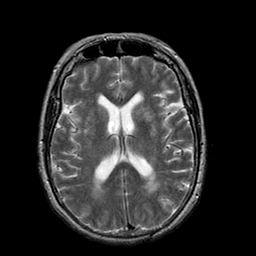
%> input picture images/G01_MR_T2.png, 256 x 256 px, given in place of G01_CT.png, which was not available
$ octave main_1_GV_Image_Fusion_Max.m   (GNU Octave 9; MATLAB toolbox functions it lacks are replaced by stand-ins)
%> lines starting %> are read from the running program, lines starting %| are printed output that depends on the picture; pictures that were not available may be replaced by others from this repository, and a replacement may not be noted
### functions/fn_cloneStandard.m
function [clone_standard] = fn_cloneStandard(U1, ROI_BW, ROI_U2, pos)
[rU, cU, hU] = size(U1);
[row, col] = size(ROI_BW);
clone_standard = U1;
for r=1:row
    for c=1:col
        for channel=1:hU %RGB
            if ROI_BW(r,c)==1
                clone_standard(pos(1)+r-1, pos(2)+c-1, channel) = ROI_U2(r,c,channel);
            end
        end
    end
end
figure, imshow(uint8(clone_standard)); title('cloning: standard edition');

### functions/fn_fusion_GV_max.m
function weightedFusionDel = fn_fusion_GV_max(U1, ROI_BW, ROI_U2, pos)

[rU, cU, hU] = size(U1);
[rROI, cROI] = size(ROI_BW); sizeROI = rROI*cROI*hU;
ROI_U1 = double(U1(pos(1):pos(1)+rROI-1, pos(2):pos(2)+cROI-1, :));
ROI_U2 = double(ROI_U2);

G_ROI_U1 = zeros(size(ROI_U1)); G_ROI_U2 = zeros(size(ROI_U2));
filterForward=[0 -1 1]; filterBackward = [-1 1 0];
for channel = 1:hU
    Gx_ROI_U1(:,:,channel) = conv2(ROI_U1(:,:,channel),filterForward(end:-1:1),'same');
    Gy_ROI_U1(:,:,channel) = conv2(ROI_U1(:,:,channel),filterForward(end:-1:1)','same');
    Gx_ROI_U2(:,:,channel) = conv2(ROI_U2(:,:,channel),filterForward(end:-1:1),'same');
    Gy_ROI_U2(:,:,channel) = conv2(ROI_U2(:,:,channel),filterForward(end:-1:1)','same');
end

%% fusion method

maxAbsX =  max(abs(Gx_ROI_U1) , abs(Gx_ROI_U2));
Gx_ROI_U = maxAbsX.*sign(Gx_ROI_U1).*(abs(Gx_ROI_U1)>abs(Gx_ROI_U2)) + maxAbsX.*sign(Gx_ROI_U2).*(abs(Gx_ROI_U1)<abs(Gx_ROI_U2));

maxAbsY =  max(abs(Gy_ROI_U1 ), abs(Gy_ROI_U2));
Gy_ROI_U = maxAbsY.*sign(Gy_ROI_U1).*(abs(Gy_ROI_U1)>abs(Gy_ROI_U2)) + maxAbsY.*sign(Gy_ROI_U2).*(abs(Gy_ROI_U1)<abs(Gy_ROI_U2));

%% making Laplace from gradients
for channel = 1:hU
    Gxx_ROI_U(:,:,channel) = conv2(Gx_ROI_U(:,:,channel),filterBackward(end:-1:1),'same');
    Gyy_ROI_U(:,:,channel) = conv2(Gy_ROI_U(:,:,channel),filterBackward(end:-1:1)','same');
end
Laplace_ROI_U = Gxx_ROI_U + Gyy_ROI_U;

%% Del iterative Solver
%errMax = fix(rROI*cROI/1000);
mseMax=1e-2;
MSE=mseMax+1;

%ROI_temp=ROI_U1;
%ROI_temp = max(ROI_U1,ROI_U2);
ROI_temp = (ROI_U1.^4 + ROI_U2.^4) ./ (ROI_U1.^3 + ROI_U2.^3+eps);

iteration=1;
disp('iteration:     MSE:     min:     max:');
while ((MSE>mseMax) && (iteration<33))
    for r=3:rROI-2
        for c=3:cROI-2
            if ROI_BW(r,c)==1

                ROI_temp(r,c,:) = 0.25*(  ROI_temp(r-1,c,:)+ROI_temp(r+1,c,:)+ROI_temp(r,c-1,:)+ROI_temp(r,c+1,:)  - Laplace_ROI_U(r,c,:) );

            end
        end
    end
    ROI_temp(ROI_temp>255)=255; ROI_temp(ROI_temp<0)=0;

    MSE = sum(sum(sum(ROI_temp - ROI_U1).^2))/sizeROI;
    disp([num2str(iteration), ':  ', num2str(MSE), '  ', num2str(min(min(min(ROI_temp)))), '  ', num2str(max(max(max(ROI_temp))))   ]);
    ROI_U1 = ROI_temp;
    iteration = iteration+1;
    if (log2(iteration)==fix(log2(iteration)))
        figure, imshow(uint8(ROI_U1),[]);title(['iteration: ',num2str(iteration)]);
        %imwrite( uint8(ROI_U1), strcat(cd,'/functions/it',num2str(iteration),'.png'));
    end
end
%ROI_U1 = uint8(ROI_U1);
figure, imshow(uint8(ROI_U1));
%% importing to the image
weightedFusionDel = U1;
for r=1:rROI
    for c=1:cROI
        for channel=1:hU %RGB
            if ROI_BW(r,c)==1
                weightedFusionDel(pos(1)+r-1, pos(2)+c-1, channel) = ROI_U1(r,c,channel);
            end
        end
    end
end
figure, imshow(uint8(weightedFusionDel)); title('weighted Fusion: Del edition');


end

### main_1_GV_Image_Fusion_Max.m
clc
clear
close all
addpath(strcat(pwd,'/functions'));
addpath(strcat(pwd,'/images'));

%%
sourceImages = {'G01' 'CT' 'MR_T2' ; 'G02' 'CT' 'MR_T2' ; 'G03' 'MR_T1' 'MR_T2' ; 'G04' 'MR_T1' 'MR_T2' ; ...
    'G05' 'CT' 'MR' ; 'G06' 'CT' 'MR' ; 'G07' 'CT' 'MR' ; 'G08' 'CT' 'MR' ; ...
    'G09' 'CT' 'MR_T2' ; 'G10' 'MR_PD' 'MR_T2' ; 'G11' 'CT' 'MR_GAD' ; 'G12' 'CT' 'MR_T1'}
%%
for sourceNumber=1:length(sourceImages)

        sourceImage = char(sourceImages(sourceNumber,1));
        modal1 = char(sourceImages(sourceNumber,2));
        modal2 = char(sourceImages(sourceNumber,3));

        U1 = imread(strcat(sourceImage,'_',modal1,'.png'));
%> U1 is the input picture: size 256x256x3 uint8; min 0, max 255, mean 42.1
        U2 = imread(strcat(sourceImage,'_',modal2,'.png'));
        if (size(U1,3)>1), U1 = rgb2gray(U1);   end
        if (size(U2,3)>1), U2 = rgb2gray(U2);   end
        U1=double(U1); U2=double(U2);

    clc
    disp(['Del_Image_Fusion_Max: ', sourceImage]);
    %%
    close all;
    imshow(uint8(U1)); figure, imshow(uint8(U2));
    pos=0;
    if (pos==[0])
        pos=[1,1];
        [rU, cU, hU]=size(U1);
%> rU = 256; cU = 256; hU = 1
        ROI_BW=ones(rU,cU);% ROI_BW(2:end-1, 2:end-1)=1;
        ROI_U2= U2; %(2:end-1, 2:end-1,:);
    else
        [ROI_BW, ROI_U2] = fn_ROI(U2);   % find the Region Of Interest from U2
    end
    clone_Standard = fn_cloneStandard(U1, ROI_BW, ROI_U2, pos);   % cloning image by standard method
    %clone_Del = fn_clonePerez(U1, ROI_BW, ROI_U2, pos);   % cloning image by Perez method
    U_fused = uint8(fn_fusion_GV_max(U1, ROI_BW, ROI_U2, pos));   % cloning image by Perez method
%> after the loop in fn_fusion_GV_max, `for channel = 1:hU`:
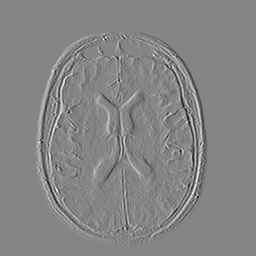
%> Gx_ROI_U1: size 256x256 double; min -148, max 135, mean 0; drawn with min black and max white
%> after the loop in fn_fusion_GV_max, `for channel = 1:hU`:
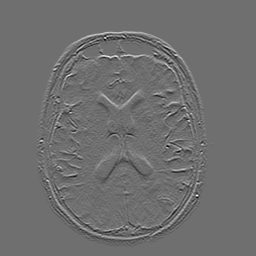
%> Gy_ROI_U1: size 256x256 double; min -123, max 159, mean 0; drawn with min black and max white
%> in fn_fusion_GV_max, `maxAbsX =  max(abs(Gx_ROI_U1) , abs(Gx_ROI_U2));`:
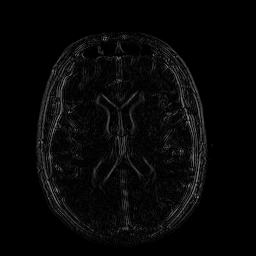
%> maxAbsX: size 256x256 double; min 0, max 148, mean 7
%> in fn_fusion_GV_max, `Gx_ROI_U = maxAbsX.*sign(Gx_ROI_U1).*(abs(Gx_ROI_U1)>abs(Gx_ROI_U2)) +..`: Gx_ROI_U: size 256x256 double; every value is 0
%> in fn_fusion_GV_max, `maxAbsY =  max(abs(Gy_ROI_U1 ), abs(Gy_ROI_U2));`:
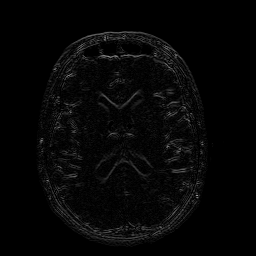
%> maxAbsY: size 256x256 double; min 0, max 159, mean 6
%> in fn_fusion_GV_max, `Gy_ROI_U = maxAbsY.*sign(Gy_ROI_U1).*(abs(Gy_ROI_U1)>abs(Gy_ROI_U2)) +..`: Gy_ROI_U: size 256x256 double; every value is 0
%> after the loop in fn_fusion_GV_max, `for channel = 1:hU`: Gxx_ROI_U: size 256x256 double; every value is 0
%> (the run ends here)
